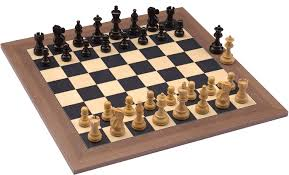
#> input picture Chess.png, 289 x 175 px
$ jupyter execute --allow-errors EXP06.ipynb   (older library calls are emulated)
#> lines starting #> are read from the running program, lines starting #| are printed output that depends on the picture
# Ex. No: 06
## EDGE DETECTION

**Name :** SHARAN KUMAR G **Reg. No :** 212224100055   **Slot No :** 26OD1143

## EDGE-DETECTION

1. It helps detect the **edges and outlines of objects**.
2. Edges occur where there is a significant change in **brightness or color**.
3. Common edge detection methods include **Sobel, Prewitt, Laplacian, and Canny**.
4. It is widely used in **object detection, image segmentation, and computer vision**.

[cell 1]
import cv2
import numpy as np
import matplotlib.pyplot as plt

[cell 2]
# Load the image
image = cv2.imread('Chess.png')
#> image is the input picture: shape (175, 289, 3); mean B, G, R 161.8, 172.5, 187.6

[cell 3]
# Convert the image to grayscale
gray_image = cv2.cvtColor(image, cv2.COLOR_BGR2GRAY)
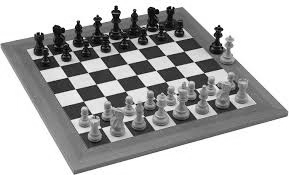
#> gray_image: shape (175, 289); min 0, max 255, mean 175.8

[cell 4]
# Apply Sobel operator

sobelx  = cv2.Sobel(src = gray_image, ddepth = cv2.CV_64F, dx = 1, dy = 0, ksize = 3)
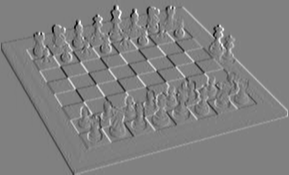
#> sobelx: shape (175, 289) float64; min -995, max 980, mean 0; drawn with min black and max white
sobely  = cv2.Sobel(src = gray_image, ddepth = cv2.CV_64F, dx = 0, dy = 1, ksize = 3)
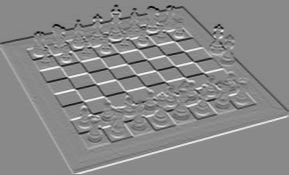
#> sobely: shape (175, 289) float64; min -955, max 819, mean -0.1; drawn with min black and max white

sobelx = cv2.Sobel(gray_image, cv2.CV_64F, 1, 0, ksize=3)  # Sobel X
sobely = cv2.Sobel(gray_image, cv2.CV_64F, 0, 1, ksize=3)  # Sobel Y
sobel_combined = cv2.magnitude(sobelx, sobely)
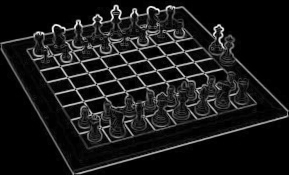
#> sobel_combined: shape (175, 289) float64; min 0, max 1025.4, mean 99.9; drawn with min black and max white

[cell 5]
plt.figure(figsize = (12, 16))
plt.subplot(321); plt.axis('on'); plt.imshow(image[:,:,::-1]); plt.title('Original')
plt.subplot(322); plt.axis('on'); plt.imshow(gray_image, cmap='gray');plt.title('Grayscale')
plt.subplot(323); plt.axis('on'); plt.imshow(sobelx);plt.title('Sobel-X Edge Map')
plt.subplot(324); plt.axis('on'); plt.imshow(sobely);plt.title('Sobel-Y Edge Map');
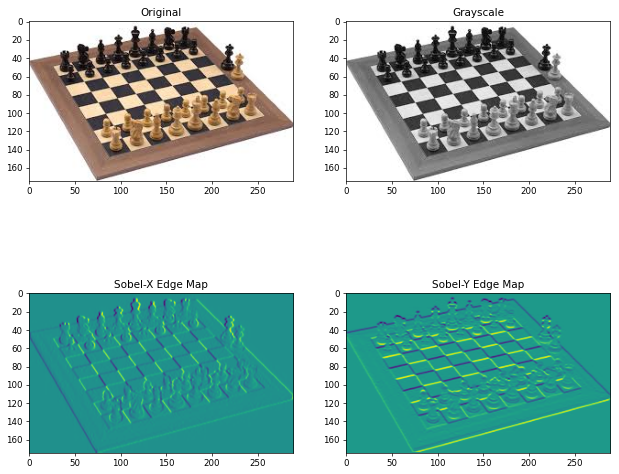
#> figure drawn by matplotlib, 4 panels

[cell 6]
plt.axis('off'); plt.imshow(sobel_combined, cmap='gray' ); plt.title('sobel_combined');

## LAPLACIAN EDGE DETECTOR

1. It uses the **Laplacian operator** to detect edges in an image.
2. It considers changes in intensity in **both the horizontal and vertical directions**.
3. It is sensitive to **noise**, so a smoothing filter is often applied before using it.
4. Edges are detected by identifying **zero-crossings** or significant changes in the Laplacian response.

[cell 7]
# Convert the image to grayscale
gray_image = cv2.cvtColor(image, cv2.COLOR_BGR2GRAY)

[cell 8]
# Apply Laplacian operator
laplacian = cv2.Laplacian(gray_image, cv2.CV_64F)
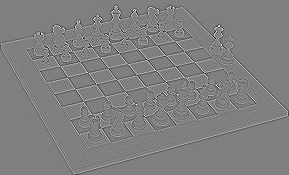
#> laplacian: shape (175, 289) float64; min -521, max 517, mean 0; drawn with min black and max white
laplacian_display = cv2.convertScaleAbs(laplacian, alpha=2.5, beta=128)
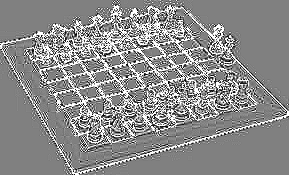
#> laplacian_display: shape (175, 289); min 0, max 255, mean 139.4

[cell 9]
# Display the images
plt.figure(figsize=(12, 6))

plt.subplot(121)
plt.imshow(gray_image, cmap='gray')
plt.axis('off')
plt.title('Inputimage (Gray Image)')

plt.subplot(122)
plt.imshow(laplacian_display, cmap='gray')
plt.axis('off')
plt.title('Output Image (laplacian)')

plt.show()
